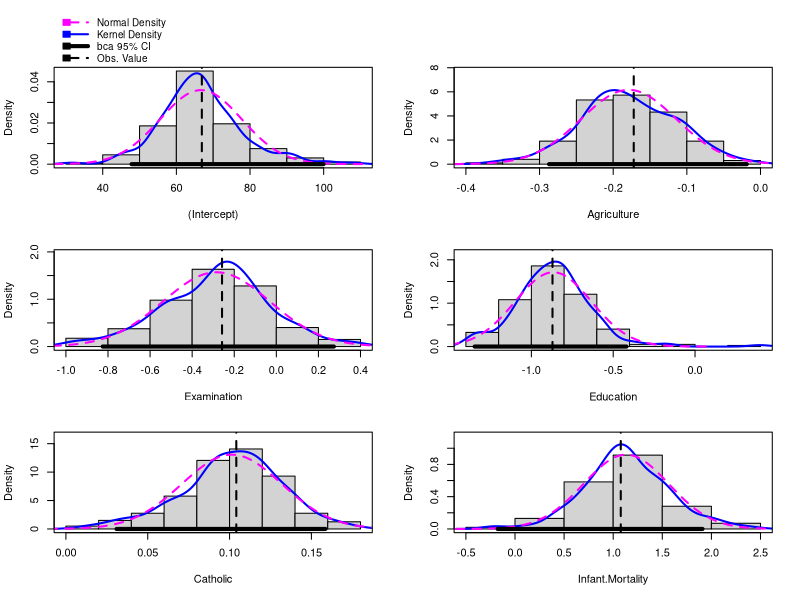

The R source for this figure:
## ---- chunk 1
knitr::opts_chunk$set(echo = TRUE)
library(car)
## ---- chunk 2

m1 <- lm(Fertility ~ ., swiss)
betahat.boot <- Boot(m1, R=199) # 199 bootstrap samples--too small to be useful
summary(betahat.boot) # default summary
confint(betahat.boot)
hist(betahat.boot)
# Bootstrap for the estimated residual standard deviation:
sigmahat.boot <- Boot(m1, R=199, f=sigmaHat, labels="sigmaHat")
summary(sigmahat.boot)
confint(sigmahat.boot)
